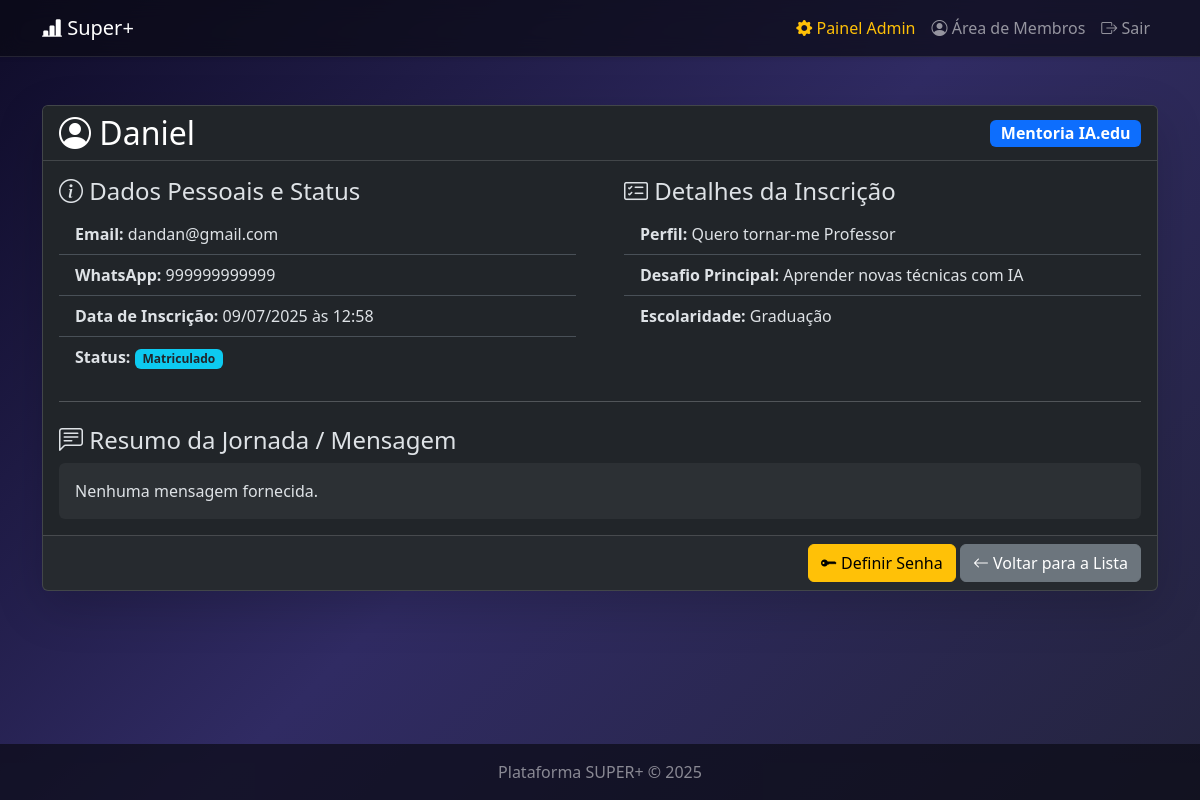
The page /admin/admin/inscricao/13/detalhes (signed in) on the database its author committed.
### mentoria/models.py (models this page shows, shortened)
class Registros(db.Model, UserMixin):
    __tablename__ = 'registros'
    id = db.Column(db.Integer, primary_key=True)
    nome = db.Column(db.String(100), nullable=False)
    email = db.Column(db.String(100), unique=True, nullable=False, index=True)
    whatsapp = db.Column(db.String(20))
    programa_interesse = db.Column(db.String(100))
    perfil_detalhado = db.Column(db.String(100))
    desafio_detalhado = db.Column(db.String(100))
    escolaridade = db.Column(db.String(100), nullable=True)
    resumo_jornada = db.Column(db.Text)
    produto_interesse_id = db.Column(db.Integer, db.ForeignKey('produtos.id'))
    data_inscricao = db.Column(db.DateTime, default=datetime.utcnow)
    status = db.Column(db.String(50), default='Inscrito')
    token_matricula = db.Column(db.String(32), unique=True, nullable=True)
    plano_escolhido = db.Column(db.String(50), nullable=True)
    password_hash = db.Column(db.String(128))
    is_admin = db.Column(db.Boolean, default=False)
    turma_id = db.Column(db.Integer, db.ForeignKey('turmas.id'))

class Produtos(db.Model):
    __tablename__ = 'produtos'
    id = db.Column(db.Integer, primary_key=True)
    nome = db.Column(db.String(100), unique=True, nullable=False)
    publico_alvo = db.Column(db.String(50), index=True)
    descricao = db.Column(db.Text)
    valor = db.Column(db.Float)
    interessados = db.relationship('Registros', backref='produto_interesse', lazy='dynamic')

### mentoria/admin/routes.py (the view)
@admin.route('/admin/inscricao/<int:id>/detalhes')
@admin_required
def admin_detalhe_inscricao(id):
    registro = Registros.query.get_or_404(id)
    return render_template('admin/detalhe.html', registro=registro)

### mentoria/admin/utils.py (called while the page is built)
def admin_required(f):
    @wraps(f)
    def decorated_function(*args, **kwargs):
        if not current_user.is_admin:
            flash("Acesso não autorizado.", "danger")
            return redirect(url_for('main.login'))
        return f(*args, **kwargs)
    return decorated_function

### mentoria/models.py (called while the page is built)
@login_manager.user_loader
def load_user(user_id):
    return Registros.query.get(int(user_id))

### mentoria/templates/admin/detalhe.html (shortened to what this page needs)
{% extends "layout.html" %}
{% block content %}
<div class="card shadow-lg">
    <div class="card-header bg-dark text-white d-flex justify-content-between align-items-center">
        <h2 class="mb-0"><i class="bi bi-person-circle"></i> {{ registro.nome }}</h2>
        {% if registro.produto_interesse %}
            <span class="badge bg-primary fs-6">{{ registro.produto_interesse.nome }}</span>
        {% endif %}
    </div>
    <div class="card-body">
        <div class="row g-5">
            <div class="col-md-6">
                <h4><i class="bi bi-info-circle"></i> Dados Pessoais e Status</h4>
                <ul class="list-group list-group-flush">
                    <li class="list-group-item"><strong>Email:</strong> {{ registro.email }}</li>
                    <li class="list-group-item"><strong>WhatsApp:</strong> {{ registro.whatsapp or 'Não informado' }}</li>
                    <li class="list-group-item"><strong>Data de Inscrição:</strong> {{ registro.data_inscricao.strftime('%d/%m/%Y às %H:%M') }}</li>
                    <li class="list-group-item"><strong>Status:</strong> <span class="badge bg-info text-dark">{{ registro.status }}</span></li>
                </ul>
            </div>
            <div class="col-md-6">
                <h4><i class="bi bi-card-checklist"></i> Detalhes da Inscrição</h4>
                <ul class="list-group list-group-flush">
                    <li class="list-group-item"><strong>Perfil:</strong> {{ registro.perfil_detalhado or registro.perfil or 'Não informado' }}</li>
                    <li class="list-group-item"><strong>Desafio Principal:</strong> {{ registro.desafio_detalhado or registro.desafio or 'Não informado' }}</li>
                    {% if registro.escolaridade %}<li class="list-group-item"><strong>Escolaridade:</strong> {{ registro.escolaridade }}</li>{% endif %}
                </ul>
            </div>
        </div>
        <hr class="my-4">
        <h4><i class="bi bi-chat-left-text"></i> Resumo da Jornada / Mensagem</h4>
        <div class="p-3 rounded" style="background-color: rgba(255,255,255,0.05);">
            <p class="mb-0">{{ registro.resumo_jornada or registro.mensagem or "Nenhuma mensagem fornecida." }}</p>
        </div>
    </div>
    <div class="card-footer text-end">
        <a href="{{ url_for('admin.definir_senha_mentorado', id=registro.id) }}" class="btn btn-warning"><i class="bi bi-key-fill"></i> Definir Senha</a>
        <a href="{{ url_for('admin.admin_lista_inscricoes') }}" class="btn btn-secondary"><i class="bi bi-arrow-left"></i> Voltar para a Lista</a>
    </div>
</div>
{% endblock %}

### mentoria/templates/layout.html (style rules this page uses)
:root { --primary-glow: #00aaff; --secondary-glow: #aa00ff; --background-start: #0f0c29; --background-mid: #302b63; --background-end: #24243e; }
body { background: linear-gradient(135deg, var(--background-start), var(--background-mid), var(--background-end)); background-attachment: fixed; color: #e9ecef; }

### rows shown on the page
Registros: nome "Daniel", email "dandan@gmail.com", whatsapp "999999999999", data_inscricao "09/07/2025 às 12:58", status "Matriculado", perfil_detalhado "Quero tornar-me Professor", desafio_detalhado "Aprender novas técnicas com IA", escolaridade "Graduação", resumo_jornada "Nenhuma mensagem fornecida."
Produtos: produto_interesse.nome "Mentoria IA.edu"
